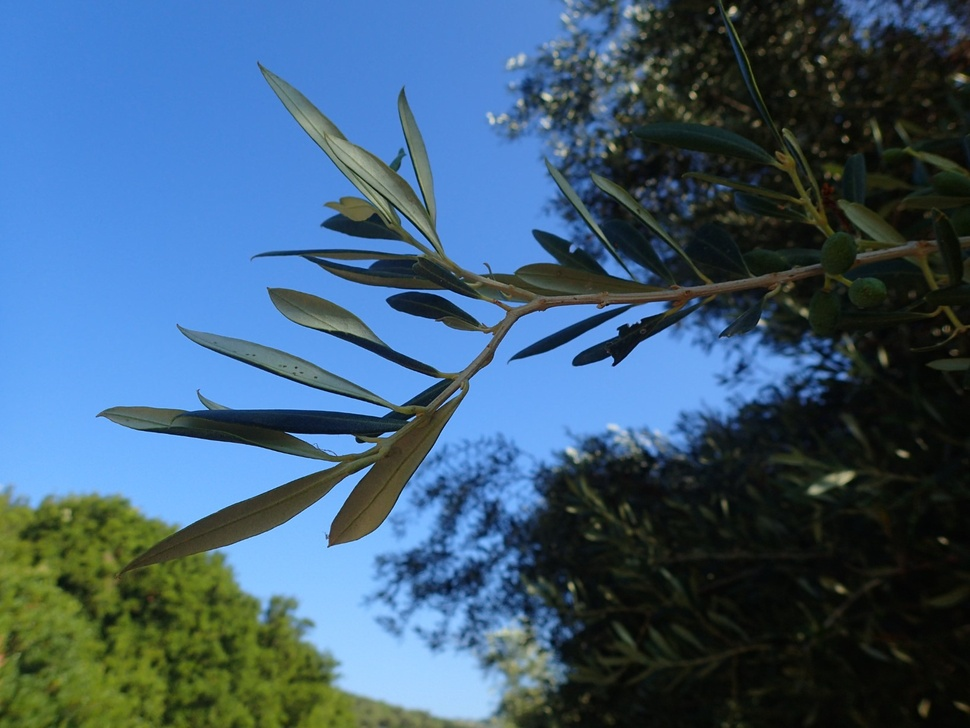
#> input picture CH4/rgb.jpg, 970 x 728 px, shrunk from 1633 x 1225 before the run
$ jupyter execute --allow-errors '3D Data Science CH 4.ipynb'
#> lines starting #> are read from the running program, lines starting #| are printed output that depends on the picture
[cell 1]
import numpy as np

#> (the rest of this cell did not finish here and is left out)

#> (a cell that did not finish here is left out)

#> (a cell that did not finish here is left out)

#> (a cell that did not finish here is left out)

[cell 5]
import pandas as pd

#> (the rest of this cell did not finish here and is left out)

[cell 6]
import open3d as o3d

pcd_o3d = o3d.io.read_point_cloud('seychelles-beach.ply')
o3d.visualization.draw_geometries([pcd_o3d])

[cell 7]
pcd_np_o3d = o3d.geometry.PointCloud()

#> (the rest of this cell did not finish here and is left out)

[cell 8]
import laspy as lp

#> (the rest of this cell did not finish here and is left out)

[cell 9]
import matplotlib.pyplot as plt

depth_raw = o3d.io.read_image('depth.png')
#> (the rest of this cell did not finish here and is left out)

[cell 10]
from PIL import Image

plt.subplot(1, 2, 1)
rgb_raw = o3d.io.read_image('rgb.jpg')
rgb_gray = Image.open('rgb.jpg').convert("L")
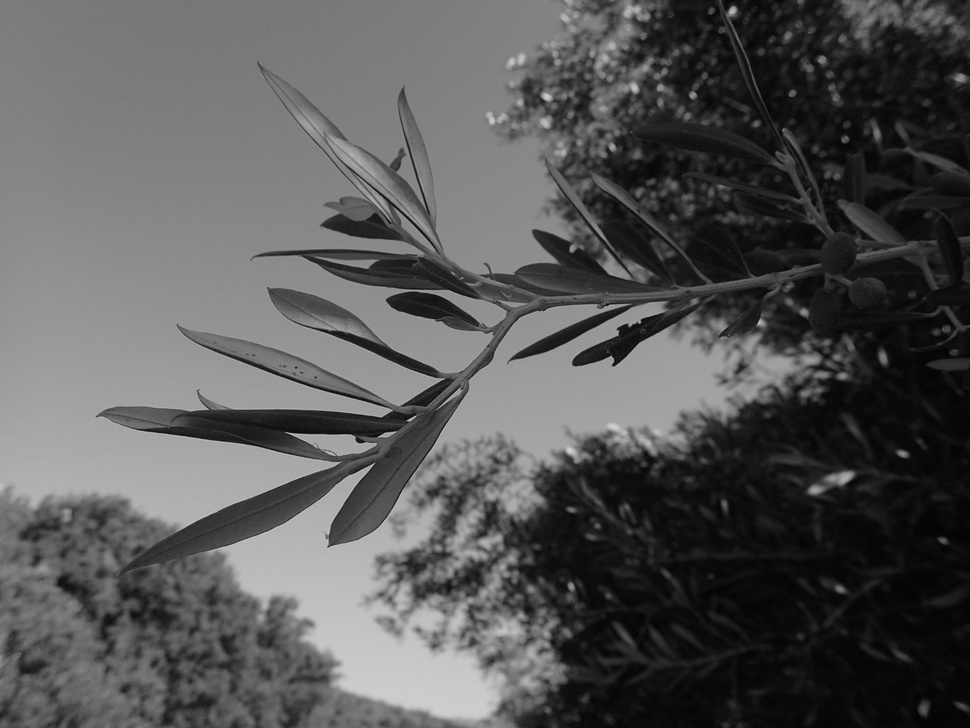
#> rgb_gray: PIL image 970x728 L; min 3, max 211, mean 86.9
#> (the rest of this cell did not finish here and is left out)

#> (a cell that did not finish here is left out)

[cell 12]
vox_read = o3d.io.read_voxel_grid('voxels.ply', format='auto')
o3d.visualization.draw_geometries([vox_read])

[cell 13]
import networkx as nx

def create_3d_graph():
    G = nx.erdos_renyi_graph(10, 0.3) # random graph

    pos = {node: (np.random.uniform(0, 10), np.random.uniform(0, 10), # generate 3D positions
                  np.random.uniform(0, 10)) for node in G.nodes()}

    fig = plt.figure(figsize = (10, 8))
    ax = fig.add_subplot(111, projection='3d') # create a 3D plot

    # draw edges
    for edge in G.edges():
        x = [pos[edge[0]][0], pos[edge[1]][0]]
        y = [pos[edge[0]][1], pos[edge[1]][1]]
        z = [pos[edge[0]][2], pos[edge[1]][2]]
        ax.plot(x, y, z, color='gray', alpha=0.6)

    # draw nodes
    xs, ys, zs, = zip(*[pos[node] for node in G.nodes()])
    ax.scatter(xs, ys, zs, c='red', s=100)

    ax.set_title('3D Network Graph')

    plt.show()
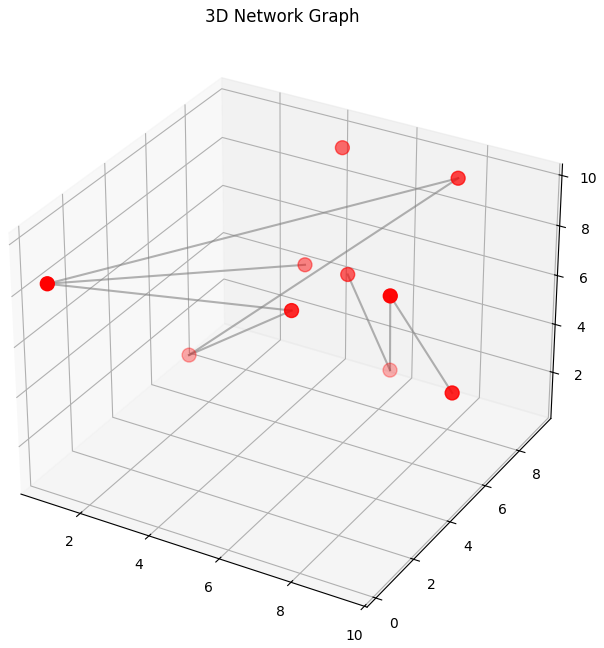
#> figure drawn by matplotlib, 1 panel

create_3d_graph()
